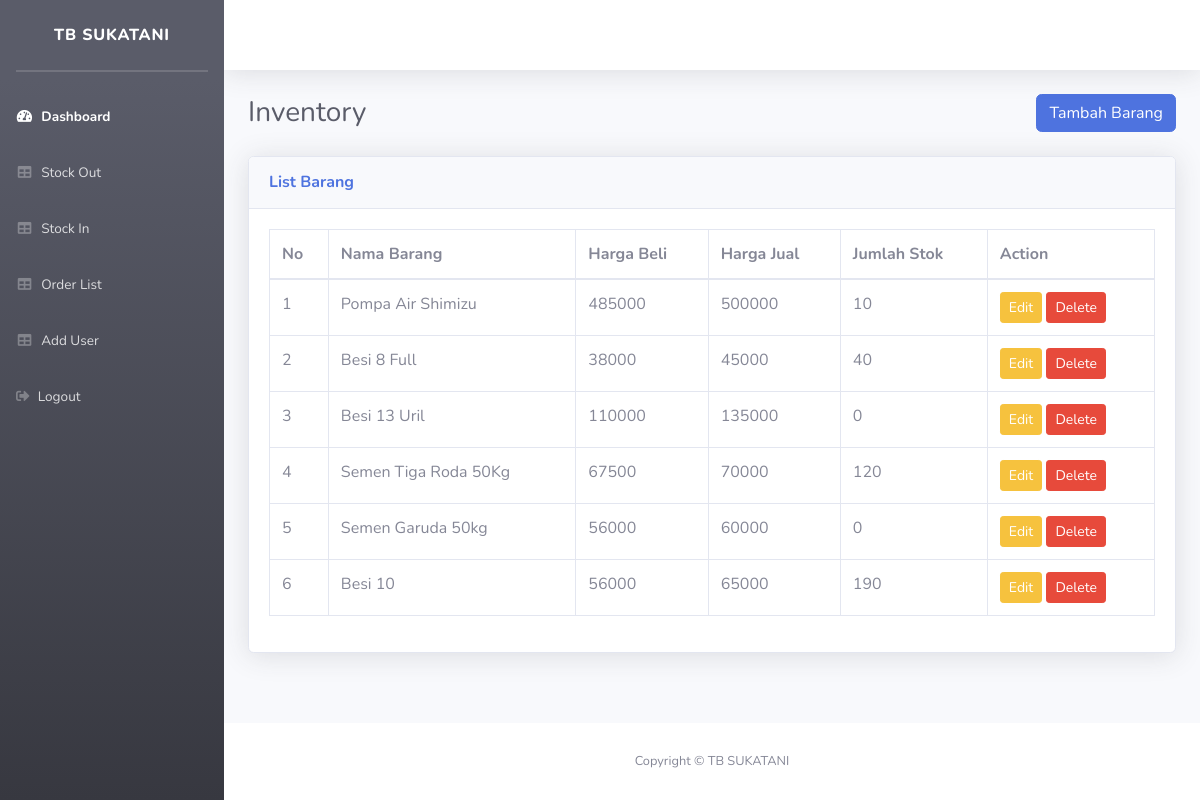
/d_admin.php, run on the app's committed database.
### tables this page shows
CREATE TABLE `nama_barang` (
  `id_barang` int(11) NOT NULL,
  `namabarang` varchar(255) NOT NULL,
  `hargabeli` int(100) NOT NULL,
  `hargajual` int(100) NOT NULL,
  `stock` int(100) NOT NULL
);

### d_admin.php (the view, shortened to what this page needs)
<?php
require 'function.php';
$barang = mysqli_query($koneksi, 'SELECT * FROM nama_barang');
?>
<!DOCTYPE html>
<html lang="en">
<head>
    <link href="vendor/fontawesome-free/css/all.min.css" rel="stylesheet" type="text/css">
    <link href="css/sb-admin-2.min.css" rel="stylesheet">
</head>
<body id="page-top">
    <div id="wrapper">
        <ul class="navbar-nav bg-gradient-dark sidebar sidebar-dark accordion" id="accordionSidebar">
            <a class="sidebar-brand d-flex align-items-center justify-content-center" href="index.html">
                <div class="sidebar-brand-text mx-3">TB Sukatani</sup></div>
            </a>
            <hr class="sidebar-divider my-0">
            <hr class="sidebar-divider">
            <?php
            $role = $_SESSION['role'];
            if ($role == "admin"):
                ?>
                <li class="nav-item active">
                    <a class="nav-link" href="d_admin.php">
                        <i class="fas fa-fw fa-tachometer-alt"></i>
                        <span>Dashboard</span></a>
                </li>
            <?php else: ?>
                <li class="nav-item active">
                    <a class="nav-link" href="d_user.php">
                        <i class="fas fa-fw fa-tachometer-alt"></i>
                        <span>Dashboard</span></a>
                </li>
            <?php endif; ?>
            <li class="nav-item">
                <a class="nav-link" href="stockout.php">
                    <i class="fas fa-fw fa-table"></i>
                    <span>Stock Out</span></a>
            </li>
            <li class="nav-item">
                <a class="nav-link" href="stockin.php">
                    <i class="fas fa-fw fa-table"></i>
                    <span>Stock In</span></a>
            </li>
            <li class="nav-item">
                <a class="nav-link" href="listorder.php">
                    <i class="fas fa-fw fa-table"></i>
                    <span>Order List</span></a>
            </li>
            <li class="nav-item">
                <a class="nav-link" href="adduser.php">
                    <i class="fas fa-fw fa-table"></i>
                    <span>Add User</span></a>
            </li>
            <li class="nav-item">
                <a class="nav-link" href="logout.php">
                    <i class="fas fa-sign-out-alt"></i>
                    <span>Logout</span></a>
            </li>
        </ul>
        <div id="content-wrapper" class="d-flex flex-column">
            <div id="content">
                <nav class="navbar navbar-expand navbar-light bg-white topbar mb-4 static-top shadow">
                </nav>
                <div class="container-fluid">
                    <div class="d-sm-flex align-items-center justify-content-between mb-4">
                        <h1 class="h3 mb-0 text-gray-800">Inventory</h1>
                        <button type="button" class="btn btn-primary" data-toggle="modal" data-target="#addModal">
                            Tambah Barang
                        </button>
                    </div>
                    <div class="card shadow mb-4">
                        <div class="card-header py-3">
                            <h6 class="m-0 font-weight-bold text-primary">List Barang</h6>
                        </div>
                        <div class="card-body">
                            <div class="table-responsive">
                                <table class="table table-bordered" id="dataTable" width="100%" cellspacing="0">
                                    <thead>
                                        <tr>
                                            <th>No</th>
                                            <th>Nama Barang</th>
                                            <th>Harga Beli</th>
                                            <th>Harga Jual</th>
                                            <th>Jumlah Stok</th>
                                            <th>Action</th>
                                        </tr>
                                    </thead>
                                    <tbody>
                                        <?php $i = 1; ?>
                                        <?php foreach ($barang as $b): ?>
                                            <tr>
                                                <td>
                                                    <?= $i; ?>
                                                </td>
                                                <td>
                                                    <?= $b["namabarang"] ?>
                                                </td>
                                                <td>
                                                    <?= $b["hargabeli"] ?>
                                                </td>
                                                <td>
                                                    <?= $b["hargajual"] ?>
                                                </td>
                                                <td>
                                                    <?= $b["stock"] ?>
                                                </td>
                                                <td>
                                                    <button type="button" class="btn btn-warning btn-sm" data-toggle="modal"
                                                        data-target="#editModal<?= $b["id_barang"] ?>">
                                                        Edit
                                                    </button>
                                                    <button type="button" class="btn btn-danger btn-sm" data-toggle="modal"
                                                        data-target="#deleteModal<?= $b["id_barang"] ?>">
                                                        Delete
                                                    </button>
                                                </td>
                                            </tr>
                                            <?php $i++; ?>
                                        <?php endforeach; ?>
                                    </tbody>
                                </table>
                            </div>
                        </div>
                    </div>
                </div>
            </div>
            <footer class="sticky-footer bg-white">
                <div class="container my-auto">
                    <div class="copyright text-center my-auto">
                        <span>Copyright &copy; TB SUKATANI</span>
                    </div>
                </div>
            </footer>
        </div>
    </div>
</body>
</html>

### data on the page
nama_barang: namabarang "Pompa Air Shimizu", hargabeli "485000", hargajual "500000", stock "10"
nama_barang: namabarang "Besi 8 Full", hargabeli "38000", hargajual "45000", stock "40"
nama_barang: namabarang "Besi 13 Uril", hargabeli "110000", hargajual "135000", stock "0"
nama_barang: namabarang "Semen Tiga Roda 50Kg", hargabeli "67500", hargajual "70000", stock "120"
nama_barang: namabarang "Semen Garuda 50kg", hargabeli "56000", hargajual "60000", stock "0"
nama_barang: namabarang "Besi 10", hargabeli "56000", hargajual "65000", stock "190"
